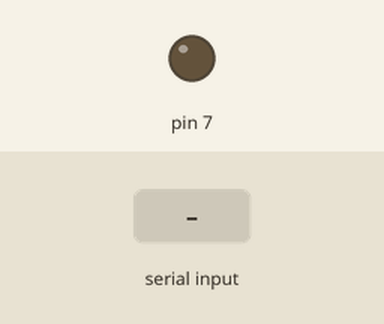
Simulated run of this sketch. Board: Arduino Uno, built with avr-gcc and run on an emulated ATmega328P. On the bench: output pins drawn as LEDs (lit = HIGH). The inputs (shaded band) are chosen by the test bench.

Above: at 1.2 s.
1.3 s: "A" received over Serial
At 2.5 s:
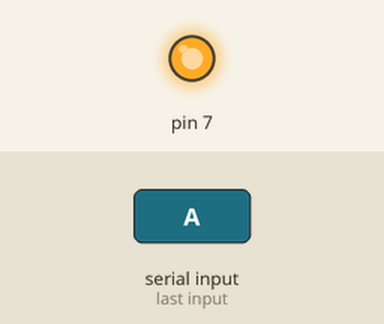
2.8 s: "H" received over Serial
At 3.8 s:
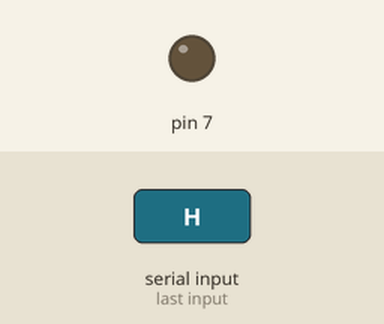
Timing chart, 0 to 5.8 s (numbered marks = the images above; inputs shaded):
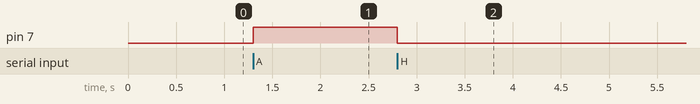

Measured:
- after the input at 1.3 s, pin 7: LOW → HIGH at once
- after the input at 2.8 s, pin 7: HIGH → LOW at once

The sketch:

serial-communication.ino
```cpp
void setup() {
  // put your setup code here, to run once:
Serial.begin(9600);
pinMode(7,OUTPUT);
}

void loop() {
  // put your main code here, to run repeatedly:
int x=Serial.read();
if(x== 'A')
{
  digitalWrite(7,HIGH);
}
if(x=='H')
{
  digitalWrite(7,LOW);
}
}
```
